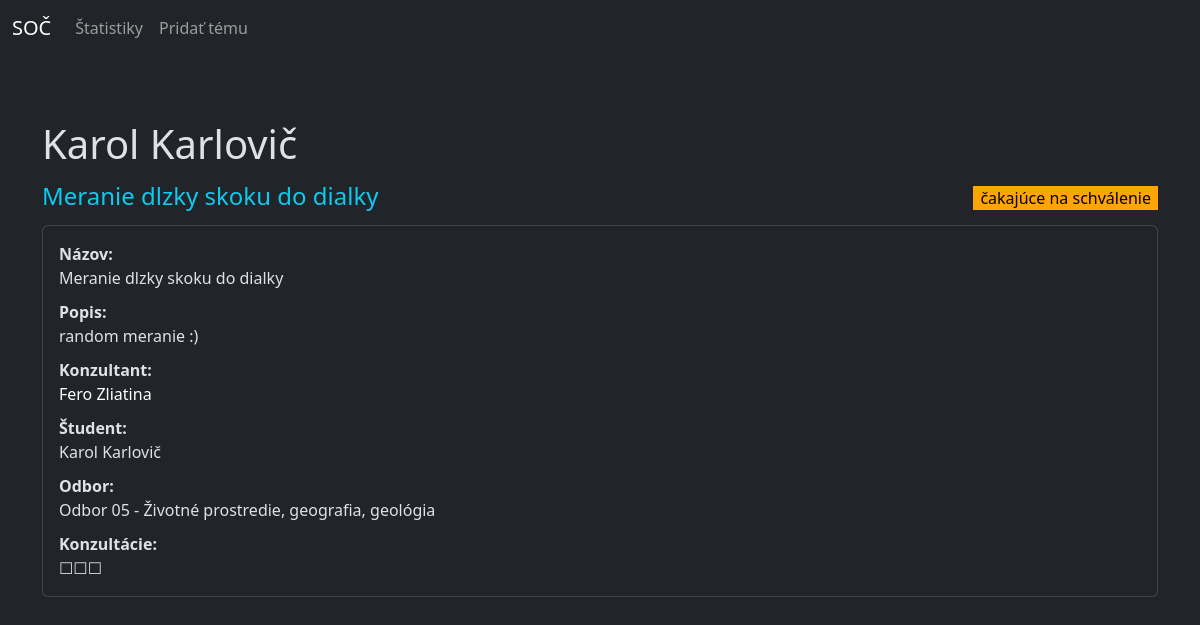
The app's page /soc/student/2 with its own data.
### soc/models.py (models this page shows)
class Student(models.Model):
    meno = models.CharField(max_length=20)
    priezvisko = models.CharField(max_length=20)
    email = models.EmailField(max_length=50)
    heslo = models.CharField(max_length=20)
    class Meta:
        verbose_name = "Študent"
        verbose_name_plural = "Študenti"
        ordering = ["priezvisko"]
    def __str__(self):
        return f"{self.meno} {self.priezvisko}"

class Tema(models.Model):
    nazov = models.CharField(max_length=50)
    popis = models.TextField()
    konzultant = models.ForeignKey(Ucitel, on_delete=models.CASCADE)
    student = models.ForeignKey(Student, on_delete=models.SET_NULL, null=True, blank=True)
    odbor = models.ForeignKey(Odbor, on_delete=models.CASCADE)
    dostupnost = models.ForeignKey(Dostupnost, on_delete=models.CASCADE)
    konzultacie = models.IntegerField()
    class Meta:
        verbose_name = "Téma"
        verbose_name_plural = "Témy"
        ordering = ["nazov"]
    def __str__(self):
        return f"{self.nazov}"

class Dostupnost(models.Model):
    nazov = models.CharField(max_length=22)
    class Meta:
        verbose_name = "Dostupnosť"
        verbose_name_plural = "Dostupnosti"
    def __str__(self):
        return f"{self.nazov}"

class Ucitel(models.Model):
    meno = models.CharField(max_length=20)
    priezvisko = models.CharField(max_length=20)
    email = models.EmailField(max_length=50)
    heslo = models.CharField(max_length=20)
    class Meta:
        verbose_name = "Učiteľ"
        verbose_name_plural = "Učitelia"
        ordering = ["priezvisko"]
    def __str__(self):
        return f"{self.meno} {self.priezvisko}"

class Odbor(models.Model):
    nazov = models.CharField(max_length=100)
    class Meta:
        verbose_name = "Odbor"
        verbose_name_plural = "Odbory"
        ordering = ["nazov"]
    def __str__(self):
        return f"{self.nazov}"

### soc/views.py (the view)
# urls.py: path('student/<student>', views.vypis_studenta, name='student'),
def vypis_studenta(request, student):
    try:
        student = Student.objects.get(pk=student)
        tema = Tema.objects.filter(student=student)
    except:
        student = False
        tema = False
    if tema:
        return render(request, "soc/student.html", {"tema":tema, "student":student})
    else:
        return render(request, "soc/student.html", {"student":student})

### soc/templates/soc/student.html
{% extends "base.html" %}
{% block content %}
{% if student %}
<h1>{{student}}</h1>
{% if tema %}
{% for tema in tema %}
<div class="d-flex justify-content-between">
    <h4 class="text-info" style="margin-bottom:0; margin-top:6px;">{{tema}}</h4>
    {% if tema.dostupnost.nazov == "voľné"%}
    <p style="margin-top: 10px; margin-bottom: 7px; color: white;background-color:green; padding: 0 7px;">{{tema.dostupnost}}</p>
    {% elif tema.dostupnost.nazov == "čakajúce na schválenie"%}
    <p style="margin-top: 10px; margin-bottom: 7px; color: black; background-color:orange; padding: 0 7px;">{{tema.dostupnost}}</p>
    {% elif tema.dostupnost.nazov == "obsadené"%}
    <p style="margin-top: 10px; margin-bottom: 7px; color: white; background-color:red; padding: 0 7px;">{{tema.dostupnost}}</p>
    {% endif %}
    </div>
    <div class="card card-body mt-2">
        <strong>Názov: </strong>
        {{tema}}
        <strong style="margin-top: 10px;">Popis: </strong>
        {{tema.popis}}
        <strong style="margin-top: 10px;">Konzultant: </strong>
        <a class="link-underline link-underline-opacity-0" href="{% url "ucitel" ucitel=tema.konzultant.id %}" style="color: white;">{{tema.konzultant}}</a>
        <strong style="margin-top: 10px;">Študent: </strong>
        {% if tema.student %}
        {{tema.student}}
        {% else %}
        ----
        {% endif %}
        <strong style="margin-top: 10px;">Odbor: </strong>
        {{tema.odbor}}
        <strong style="margin-top: 10px;">Konzultácie: </strong>
        {% if tema.konzultacie == 0 %}
        ☐☐☐
        {% elif tema.konzultacie == 1 %}
        ☑☐☐
        {% elif tema.konzultacie == 2 %}
        ☑☑☐
        {% elif tema.konzultacie == 3 %}
        ☑☑☑
        {% endif %}
    </div>
</div>
{% endfor %}
{% else %}
<h4>nemá priradenú tému</h4>
{% endif %}
{% else %}
<h4>Nenašiel sa študent</h4>
{% endif %}
{% endblock content %}

### records on screen
Student: meno+priezvisko "Karol Karlovič"
Tema: nazov "Meranie dlzky skoku do dialky", dostupnost "čakajúce na schválenie", popis "random meranie :)", konzultant "Fero Zliatina", student "Karol Karlovič", odbor "Odbor 05 - Životné prostredie, geografia, geológia"
